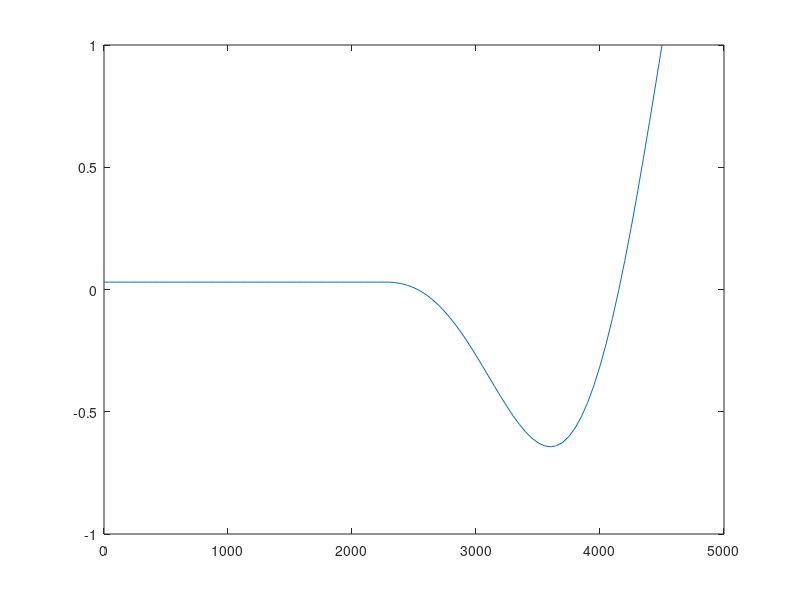

Source code (MATLAB):
clear

%%
close all

zscale1=1.7*1.e3; % peak updraft velocity altitude
zscale2=2.7*1.e3; % top of the plume
dt=1;

zp=0:25:3000;
xp=0:50:9000;

pz=101300*exp(-9.8*0.029*zp/(8.314*298));
rho=pz./(287*298);

dzp=[zp(2:end) zp(end)];
dxp=[xp(2:end) xp(end)];

nz=length(zp)-1;
nx=length(xp)-1;
phi=zeros(nx+1,nz+1);

AMPL0=1.0;
AMPL20=0;
xscale0=1.8*1.e3;
xscale1=xscale0/4;
AMPA=3.5;
AMPB=3.0;
AMP2A=0.6*1.e3;
AMP2B=0.5*1.e3;
tscale1=600;
tscale2=900;

x0=1.07687398631180;
x1=5.38572965402801;
xt=3.64359716742540;
mx=0.5*xscale0/(x1-xt);
xdisp=4500-x1*mx;
x=0:50:4500;
x1r=x1*mx;
my=x1r^2*cos(x1r/mx);

for t=1%1:3600
   
   if t<300
      AMPL=AMPL0;
      AMPL2=AMPL20;
      xscale=xscale0;
      
   elseif t>=300 && t<900
      AMPL=AMPL0;
      AMPL2=AMP2A*(cos(pi*((t-300.)/tscale1 - 1.)) + 1.);
      xscale=xscale0;
      
   elseif t>=900 && t<1500
      MPL=AMPA*(cos(pi*((t-900.)/tscale1 + 1.)) +1.) + AMPL0;
      AMPL2=AMP2A*(cos(pi*((t-300.)/tscale1 - 1.)) + 1.);
      xscale=xscale0;
   elseif t>=1500 && t<2100
      AMPL=AMPB*(cos(pi*(t-1500.)/tscale2) +1.) + 2.*AMPL0;
      AMPL2=AMP2B*(cos(pi*((t-1500.)/tscale2 - 1.)) + 1.);
      xscale=xscale0;
   elseif t>=2100 && t<2400
      AMPL=AMPB*(cos(pi*(t-1500.)/tscale2) +1.) + 2.*AMPL0;
      AMPL2=AMP2B*(cos(pi*((t-1500.)/tscale2 - 1.)) + 1.);
      xscale=xscale0;
   else
      t1=2400.;
      AMPL=AMPB*(cos(pi*(t1-1500.)/tscale2) +1.) + 2.*AMPL0;
      AMPL2=AMP2B*(cos(pi*((t1-1500.)/tscale2 - 1.)) + 1.);
      xscale=xscale0;
   end
   
   distc=0.8;
   AMPL=AMPL/pi*xscale;
   g_wid=0.1;
   ZTOP=zp(nz+1)/zscale1;
   XCEN=.5*xp(nx+1);
   nxmid=nx/2+1;
   X0=(xp(nx+1)-xscale)/2.; % left edge of the updraft plume
   X1=(xp(nx+1)-xscale1-xscale0*distc)/2.;
   
   ft=0; % first time checker
   for i=1:nxmid
      for k=1:nz+1
         ZZ1=zp(k)/zscale1;
         ZZ2=zp(k)/zscale2;
         XL=abs(xp(i)-XCEN); % distance from the center
         XX=XL/(xscale*0.5); % XL scaled by half plume width
         XX1=XL/((xscale1+xscale0)*0.5);
         ZL=2.*zscale1;
         phi(i,k)=0.;
         
         if xp(i)>=x0*mx+xdisp
            
            % check if this is the first time the program enters "else"
            % do this for the entire column
            % might not be compatible with parallel computing
            if ft==0 
               ydisp=(xp(i)-xdisp).^2.*cos((xp(i)-xdisp)/mx)/my;
               if k==nz+1
                  ft=1;
               end
            end
            if ZZ1<1 % below altitude @ the peak velocity   
               phi(i,k)=((xp(i)-xdisp).^2.*...
                  cos((xp(i)-xdisp)/mx)/my-1-ydisp)*sin(pi*zp(k)/ZL);
            elseif ZZ1>=1 && ZZ2<=1 % between peak vel and top
               ZL=2.*(zscale2-zscale1);
               phi(i,k)=((xp(i)-xdisp).^2.*...
                  cos((xp(i)-xdisp)/mx)/my-1-ydisp)*...
                  sin(pi*(.5+(zp(k)-zscale1)/ZL));
            end
            
         else
            if ZZ1<1
               phi(i,k)=-sin(pi*zp(k)/ZL);
            elseif ZZ1>=1 && ZZ2<1
               ZL=2.*(zscale2-zscale1);
               phi(i,k)=-sin(pi*(.5+(zp(k)-zscale1)/ZL));
            end
         end
         
      end
   end

   for k=1:nz+1
      yscale=1/(1+phi(nxmid,k));
      phi(1:nxmid,k)=(phi(1:nxmid,k)+1)*yscale-1;
   end
   
   phi=phi*AMPL;
   
%    figure('Position',[1722 557 560 420]); plot(xp,phi(:,68));

%    xlim([3000 4200])
%    ylim([-1.2 -0.8])
%    figure('Position',[208 273 560 420]); 
%    figure; plot(xp,-exp(-((xp-X1)/xscale1).^2/g_wid))
   
   for i=nxmid:nx+1
      for k=1:nz+1
         phi(i,k)=-phi(nx+1-i+1,k);
      end
   end
   
   for k=1:nz+1
      zsh=zp(k)/zscale2;
      for i=1:nx+1
         phi(i,k)=phi(i,k) - AMPL2*.5*zsh^2.;
      end
   end
   
   for i=1:nx+1
      for k=1:nz
         ux(i,k)=-(phi(i,k+1)-phi(i,k))/dzp(k)*dt/dxp(i);
      end
   end
   
   for k=1:nz+1
      for i=1:nx
         uz(i,k)=(phi(i+1,k)-phi(i,k))/dxp(i)*dt/dzp(k);
      end
   end
   
   for i=1:nx
      for k=1:nz
         vv(k,i)=0.5*(ux(i,k)+ux(i+1,k))/dt*dxp(i)/rho(k);
         ww(k,i)=0.5*(uz(i,k)+uz(i,k+1))/dt*dzp(k)/rho(k);
      end
   end
   
%    contourf(xp,zp,phi')
%    set(gca,'YDir','normal')
%    colorbar
%    
   figure('Position',[1722 57 560 420]); 
   imagesc(xp,zp,ww*100)
   set(gca,'YDir','normal')
   colorbar
end

%%
% close all


ft=0;
for ix=length(x):-1:1
   if x(ix)>=x0*mx+xdisp
      y(ix)=(x(ix)-xdisp).^2.*cos((x(ix)-xdisp)/mx)/my;
   else
      % check if this is the first time the program enters "else"
      % not compatible with parallel computing
      if ft==0 
         ydisp=y(ix+1);
         ft=1;
      end
      y(ix)=ydisp;
   end
end

% y=(y-ydisp)*(max(y)-min(y))/(max(y)-ydisp-min(y))-1;

plot(x,y)
% ylim([-1 0])
% plot(x,); hold off